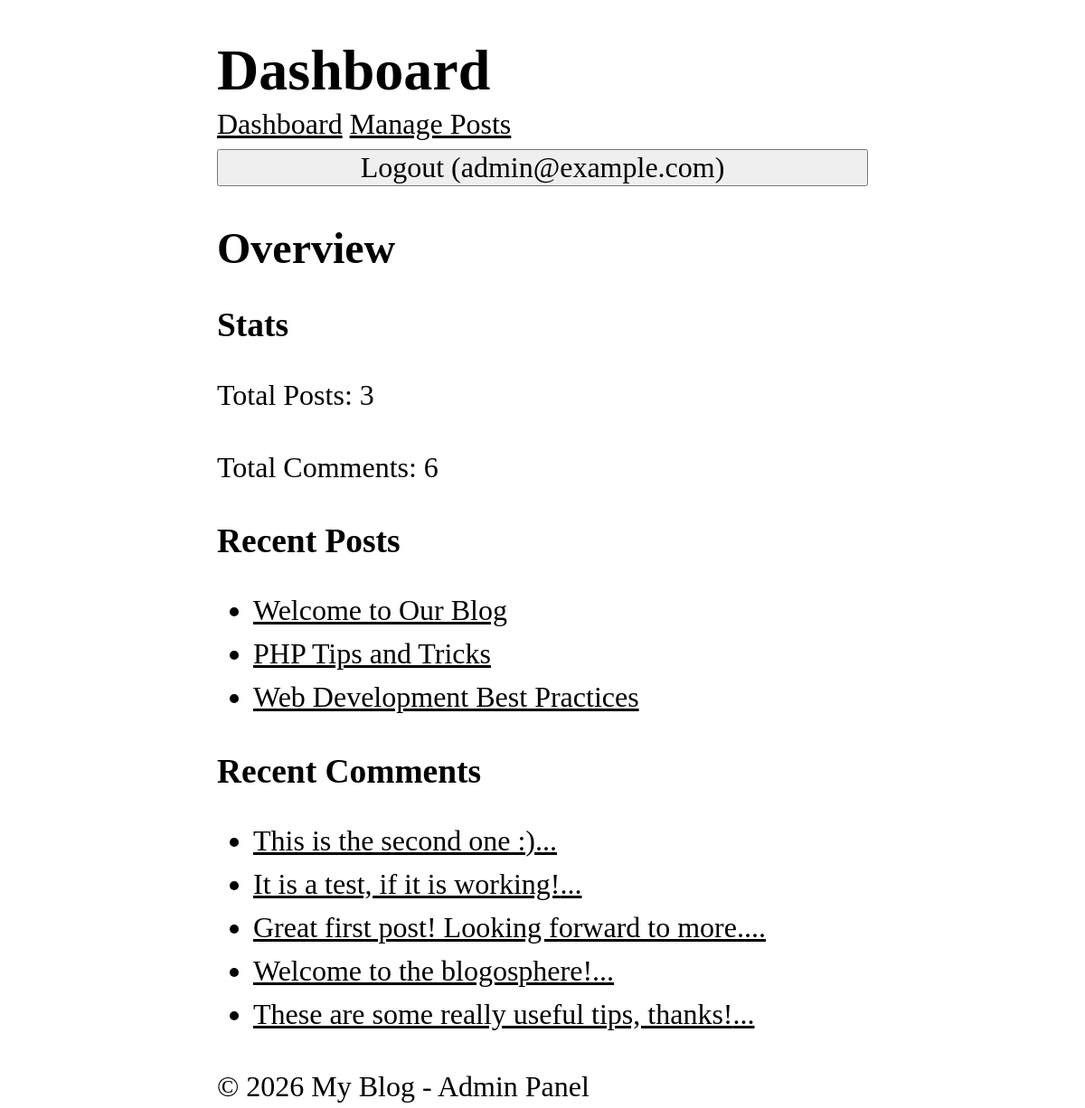
The app's page /admin/dashboard (signed in), older data.
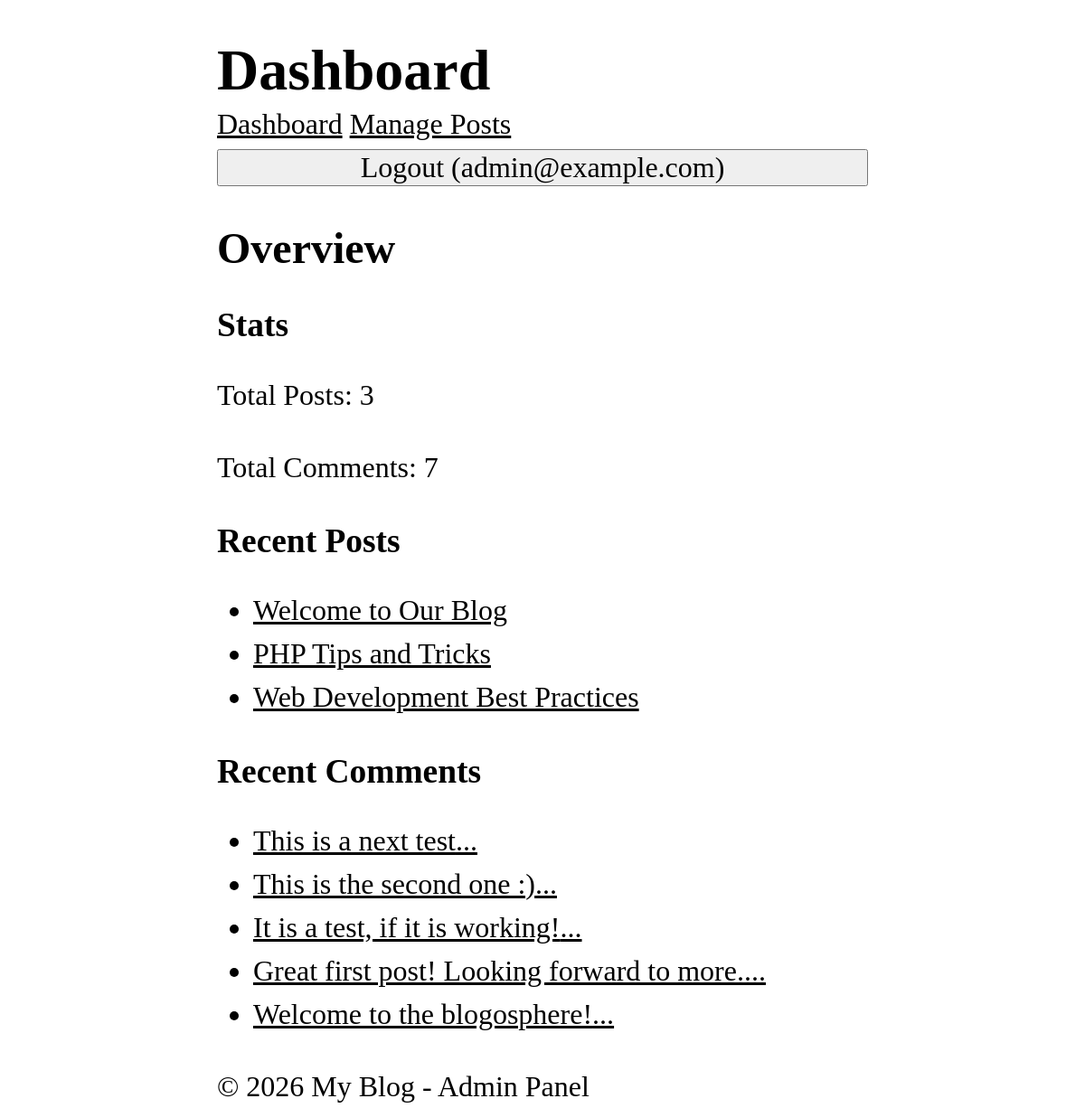
The same page, newer data.
### tables this page shows
CREATE TABLE posts (
    id INTEGER PRIMARY KEY AUTOINCREMENT,
    title TEXT NOT NULL,
    content TEXT NOT NULL,
    views INTEGER DEFAULT 0,
    user_id INTEGER NOT NULL,
    created_at DATETIME DEFAULT CURRENT_TIMESTAMP,
    FOREIGN KEY (user_id) REFERENCES users (id)
);

CREATE TABLE comments (
    id INTEGER PRIMARY KEY AUTOINCREMENT,
    content TEXT NOT NULL,
    user_id INTEGER NOT NULL,
    post_id INTEGER NOT NULL,
    created_at DATETIME DEFAULT CURRENT_TIMESTAMP,
    FOREIGN KEY (user_id) REFERENCES users (id),
    FOREIGN KEY (post_id) REFERENCES posts (id)
);

### core/View.php (called while the page is built, shortened)
<?php
class View {
    protected static $globals = [];
    public static function share(string $key, mixed $value): void {
        static::$globals[$key] = $value;
    }
    public static function render(string $template, array $data = [], ?string $layout = null): string {
        $data = [...static::$globals, ...$data];
        $content = static::renderTemplate(
            $template,
            $data
        );
        return static::renderLayout($layout, $data, $content);
    }
    protected static function renderTemplate(string $template, array $data): string {
        extract($data);
        $path = dirname(__DIR__). "/app/Views/$template.php";
        require $path;
        return ob_get_clean();
    }
    protected static function renderLayout(?string $template, array $data, string $content): string {
        return ob_get_clean();
    }
}

### app/Controllers/Admin/DashboardController.php (called while the page is built, shortened)
<?php
class DashboardController {
    public function index() {
        $totalPosts = Post::count();
        $totalComments = Comment::count();
        $recentPosts = Post::getRecent(5);
        $recentComments = Comment::getRecent(5);
        return View::render(
            'admin/dashboard/index',
            [
                'totalPosts' => $totalPosts,
                'totalComments'=> $totalComments,
                'recentPosts' => $recentPosts,
                'recentComments' => $recentComments
            ],
            'layouts/admin'
        );
    }
}

### app/Middlewares/Auth.php (called while the page is built, shortened)
<?php
class Auth implements Middleware {
  public function handle(callable $next) {
    return $next();
    }
}

### app/Middlewares/CSRF.php (called while the page is built, shortened)
<?php
class CSRF implements Middleware {
  public function handle(callable $next) {
    return $next();
    }
}

### app/Middlewares/View.php (called while the page is built, shortened)
<?php
class View implements Middleware {
    public function handle(callable $next) {
        return $next();
    }
}

### core/App.php (called while the page is built, shortened)
<?php
class App {
    protected static $container = [];
    public static function bind(string $key, mixed $value): void {
        static::$container[$key] = $value;
    }
    public static function get(string $key): mixed {
        return static::$container[$key];
    }
}

### app/Models/Post.php (called while the page is built, shortened)
<?php
class Post extends Model {
    protected static string $table = 'posts';
    public static function getRecent(?int $limit = null, ?int $page = null, ?string $search = null) {
        $db = App::get('database');
        $query = "SELECT * FROM " . static::$table;
        $params = [];
        $query .= " ORDER BY created_at DESC";
        if($limit !== null) {
            $query .= " LIMIT ?";
            $params[] = $limit;
        }
        return $db->fetchAll($query, $params, static::class);
    }
    public static function count(?string $search = null): int {
        $db = App::get('database');
        $query = "SELECT COUNT(*) FROM " . static::$table;
        $params = [];
        return (int) $db->query($query, $params)->fetchColumn();
    }
}

### core/Database.php (called while the page is built, shortened)
<?php
class Database {
    protected $pdo;
    public function __construct(array $config) {
        try {
            $dsn = $this->createDsn($config);
            $username = $config['username'] ?? null;
            $password = $config['password'] ?? null;
            $options = $config['options'] ?? null;
            $this->pdo = new PDO($dsn, $username, $password, $options);
            $this->pdo->setAttribute(PDO::ATTR_ERRMODE, PDO::ERRMODE_EXCEPTION);
        } catch (PDOException $e) {
            throw new Exception("Could not connect to the database");
        }
    }
    protected function createDsn(array $config): string {
        $driver = $config['driver'];
        $dbname = $config['dbname'];
        return match($driver) {
            'sqlite' => "sqlite:$dbname",
            default => throw new Exception("Unsupported database driver: $driver")
        };
    }
    public function query(string $sql, array $params = []): PDOStatement {
        $stmt = $this->pdo->prepare($sql);
        $stmt->execute($params);
        return $stmt;
    }
    public function fetchAll(string $sql, array $params = [], ?string $className = null): array {
        $stmt = $this->query($sql, $params);
        return $className
            ? $stmt->fetchAll(PDO::FETCH_CLASS, $className)
            : $stmt->fetchAll(PDO::FETCH_ASSOC);
    }
}

### core/Model.php (called while the page is built, shortened)
<?php
abstract class Model {
    protected static string $table;
    public static function getRecent(
        ?int $limit = null,
        ?int $page = null,
        ?string $search = null
        ) {
        $db = App::get('database');
        $query = "SELECT * FROM " . static::$table;
        $params = [];
        $query .= " ORDER BY created_at DESC";
        if($limit !== null) {
            $query .= " LIMIT ?";
            $params[] = $limit;
        }
        return $db->fetchAll($query, $params, static::class);
    }
    public static function count(?string $search = null): int {
        $db = App::get('database');
        $query = "SELECT COUNT(*) FROM " . static::$table;
        $params = [];
        return (int) $db->query($query, $params)->fetchColumn();
    }
}

### app/Views/admin/dashboard/index.php (the view, shortened to what the changed rows need)
<h2>Overview</h2>
<section>
    <h3>Stats</h3>
    <p>Total Posts: <?= $totalPosts ?></p>
    <p>Total Comments: <?= $totalComments ?></p>
</section>
<section>
    <ul>
        <?php foreach ($recentPosts as $post): ?>
            <li>
                <a href="/posts/<?= $post->id ?>">
                    <?=  htmlspecialchars($post->title) ?>
                </a>
            </li>
        <?php endforeach ?>
    </ul>
</section>
<section>
    <ul>
        <?php foreach ($recentComments as $comment): ?>
            <li>
                <a href="/posts/<?= $comment->post_id ?>">
                    <?=  htmlspecialchars(substr($comment->content, 0, 50)) ?>...
                </a>
            </li>
        <?php endforeach ?>
    </ul>
</section>

Row changes from the older to the newer data that the page shows:
no longer on this page (row unchanged): comments: content "These are some really useful tips, thanks!"
added comments: content "This is a next test"
Text that changed along with them:
$totalComments: "6" → "7"
